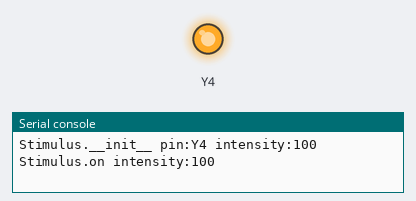
Bench run of a program on a simulated pyboard running MicroPython. Shown: output pins drawn as LEDs (lit = HIGH), the last lines printed to the serial console. At 5.6 s the program stops and its outputs stay as they are.

Above: at 0.1 s.
At 4.51 s:
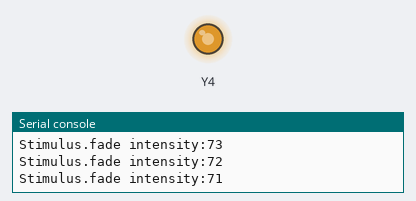
At 5.12 s:
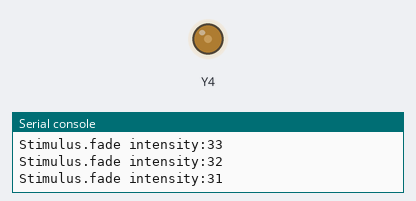
At 5.6 s:
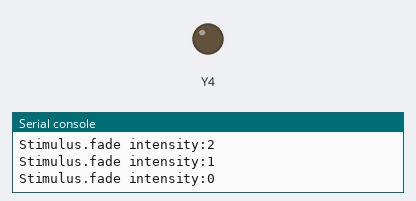
Timing chart, 0 to 7.1 s (numbered marks = the images above):
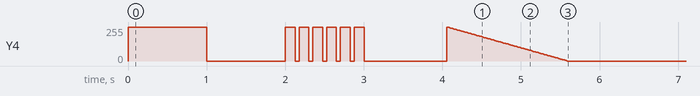

The program:

stimuli.py
```python
from pyb import Timer, Pin, LED
from time import sleep, ticks_us
from uasyncio import sleep_ms, run

class Stimulus:
    """
    A class used to control the PWM (Pulse Width Modulation) output of a pin.
    """
    def __init__(self, pin='Y4', intensity=100, debug=False):
        """
        Initialize the Stimulus class.

        Args:
            pin (str): The pin to control. Default is 'Y4'.
            intensity (int): The initial PWM intensity. Default is 100.
            debug (bool): Enable or disable debug output. Default is False.
        """
        self._debug = debug
        self._intensity = intensity
        self._stm = Timer(3, freq=1000).channel(2, Timer.PWM, pin=Pin(pin))
        self._stm.pulse_width_percent(0)
        if self._debug: print(f'Stimulus.__init__ pin:{pin} intensity:{intensity}')

    @property
    def intensity(self):
        """
        Gets the current intensity.
        """
        return self._intensity

    @intensity.setter
    def intensity(self, val):
        """
        Sets the PWM intensity within the range 0-100.

        Args:
            val (int): The new intensity.
        """
        if val > 100:
            val = 100
        elif val < 0:
            val = 0
        self._intensity = val
        if self._debug: print(f'Stimulus.intensity:{val}')

    def on(self):
        """
        Turns on the PWM with the current intensity.
        """
        self._stm.pulse_width_percent(self._intensity)
        if self._debug: print(f'Stimulus.on intensity:{self._intensity}')
        return ticks_us()

    def off(self):
        """
        Turns off the PWM.
        """
        self._stm.pulse_width_percent(0)
        if self._debug: print('Stimulus.off')
        return ticks_us()

    def fade(self):
        """
        Gradually decrease the intensity of the PWM from 100 to 0.
        """
        for i in range(100, -1, -1):
            self._stm.pulse_width_percent(i)
            if self._debug: print(f'Stimulus.fade intensity:{i}')
            sleep(.015)

    def pulse(self, times: int=6):
        """
        Pulse the PWM a specific number of times.

        Args:
            times (int): The number of pulses. Default is 6.
        """
        for i in range(times):
            self._stm.pulse_width_percent(self._intensity)
            sleep(.125)
            self._stm.pulse_width_percent(0)
            sleep(.05)
            if self._debug: print(f'Stimulus.pulse count:{i+1}')

if __name__ == '__main__':
    debug = True
    s = Stimulus(debug=debug)
    if debug:
        s.on()
        sleep(1)
        s.off()
        sleep(1)
        s.pulse()
        sleep(1)
        s.fade()
```
